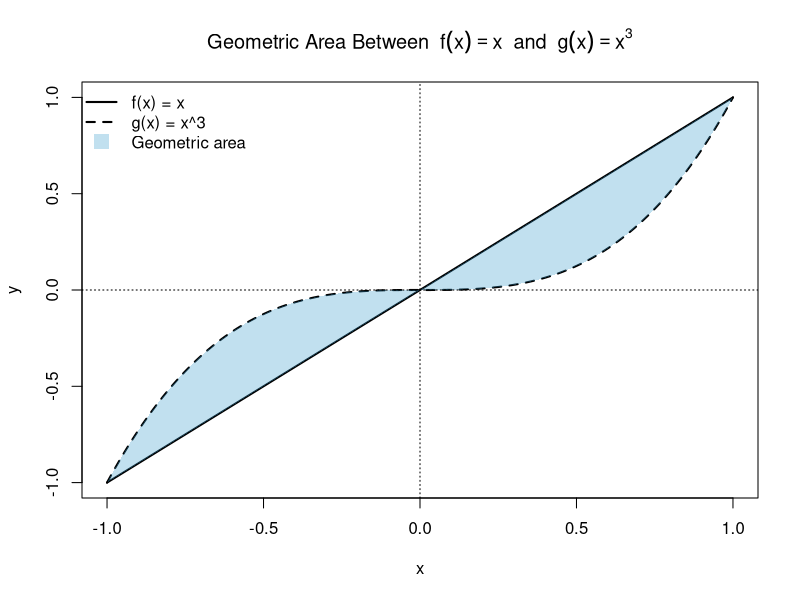
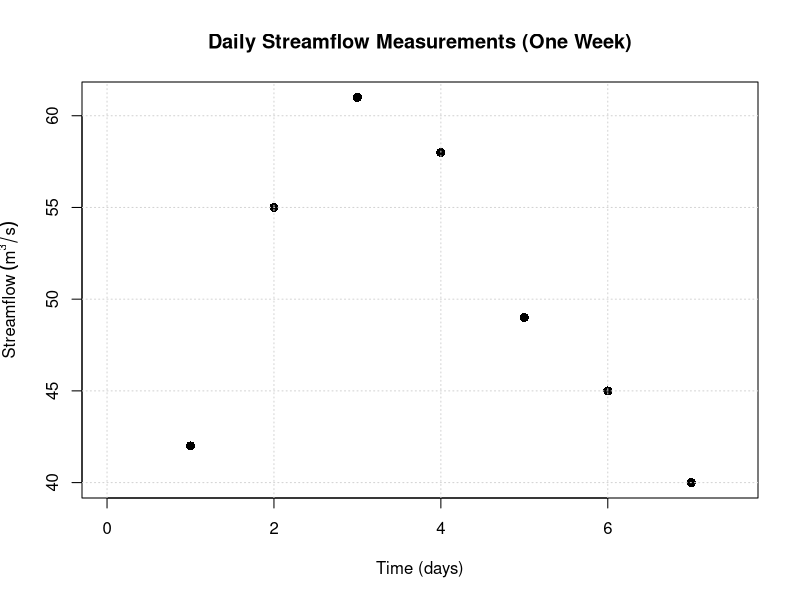
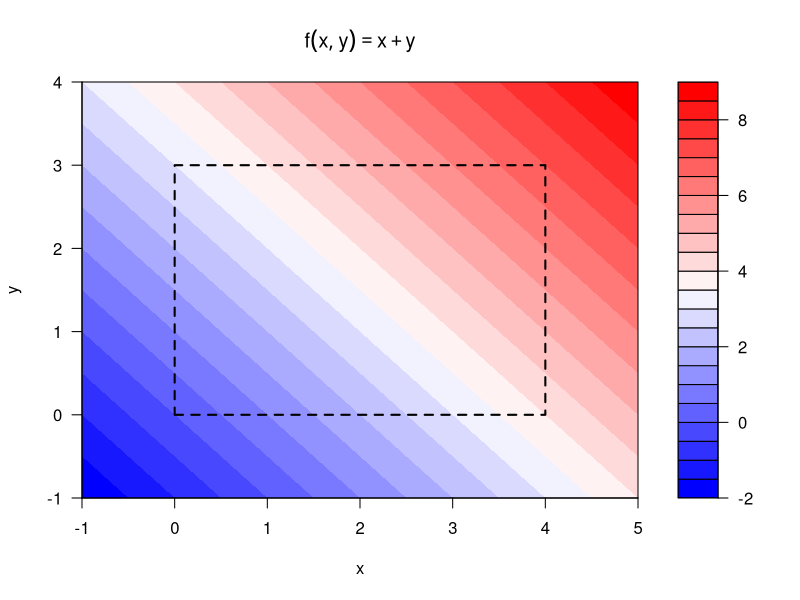
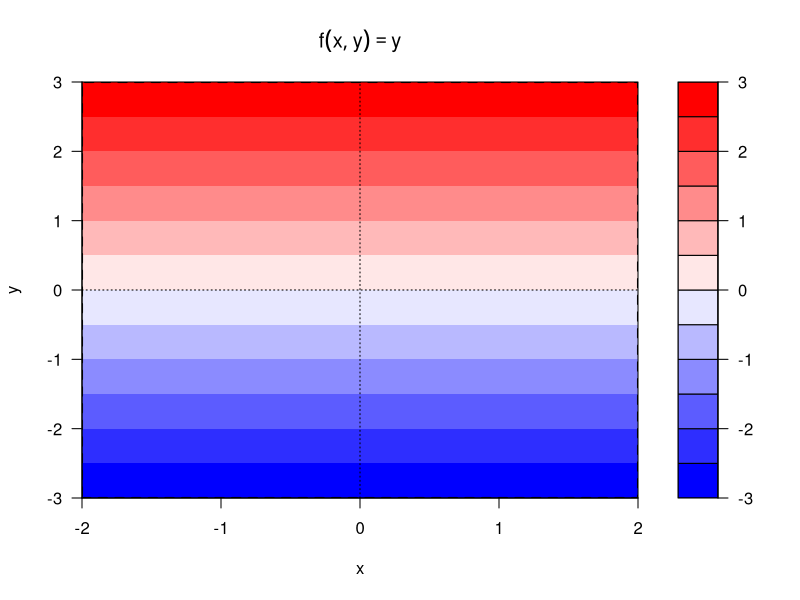
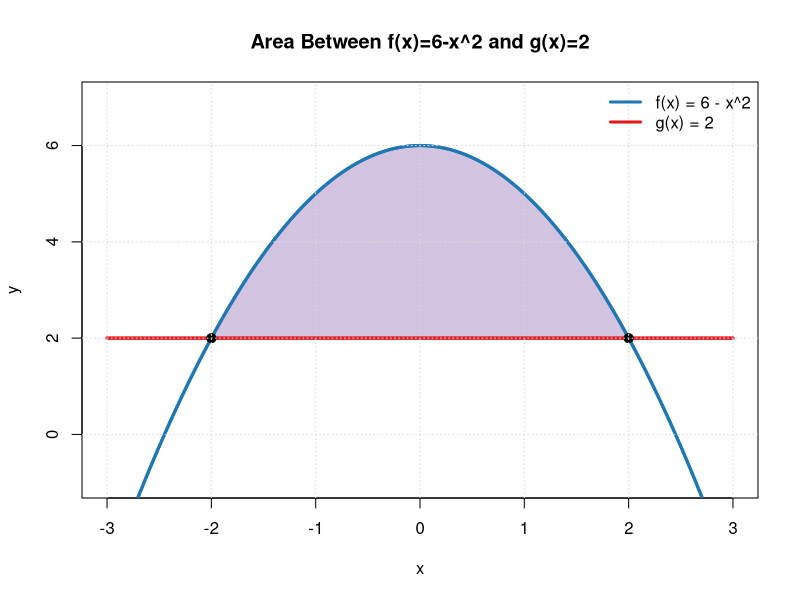
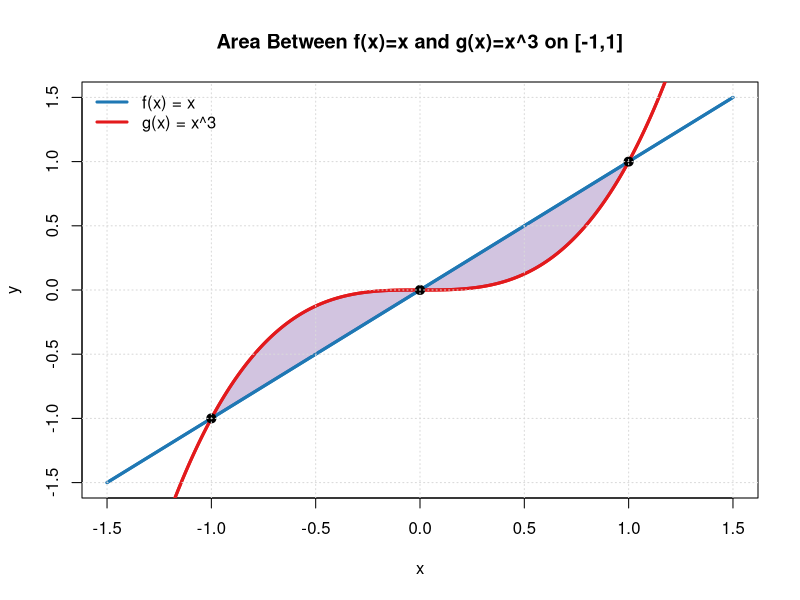
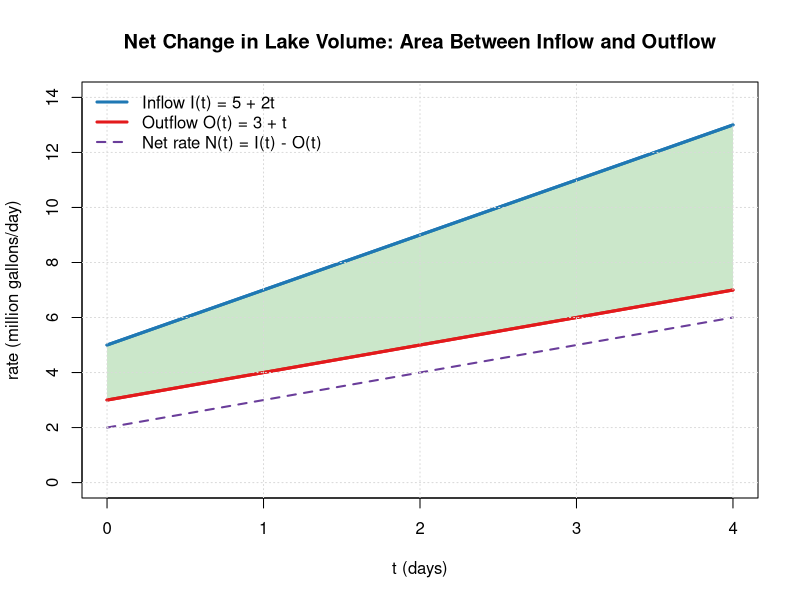
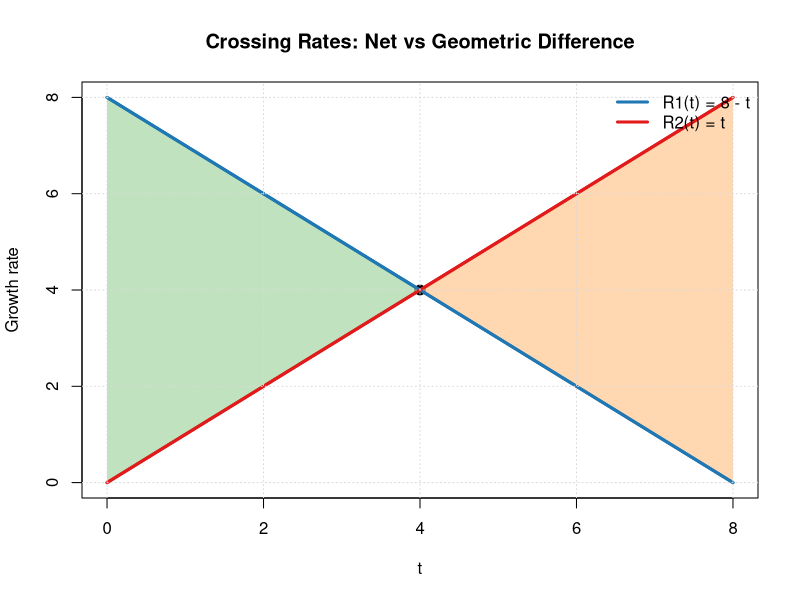

These figures' R source, in order:
## ---- chunk 1
# Plot the geometric area between f(x) = x and g(x) = x^3 on [-1, 1]

# Define the functions
f <- function(x) x
g <- function(x) x^3

# Create x values
x <- seq(-1, 1, length.out = 500)

# Evaluate functions
f_vals <- f(x)
g_vals <- g(x)

# Set up the plot
plot(
  x, f_vals,
  type = "l",
  lwd = 2,
  ylim = range(c(f_vals, g_vals)),
  xlab = "x",
  ylab = "y",
  main = expression("Geometric Area Between " ~ f(x) == x ~ " and " ~ g(x) == x^3)
)

# Add the second curve
lines(x, g_vals, lwd = 2, lty = 2)

# Shade area on [-1, 0]: g(x) is above f(x)
x_left <- seq(-1, 0, length.out = 250)
polygon(
  c(x_left, rev(x_left)),
  c(g(x_left), rev(f(x_left))),
  col = rgb(0.2, 0.6, 0.8, 0.3),
  border = NA
)

# Shade area on [0, 1]: f(x) is above g(x)
x_right <- seq(0, 1, length.out = 250)
polygon(
  c(x_right, rev(x_right)),
  c(f(x_right), rev(g(x_right))),
  col = rgb(0.2, 0.6, 0.8, 0.3),
  border = NA
)

# Add reference lines
abline(h = 0, lty = 3)
abline(v = 0, lty = 3)

# Add legend
legend(
  "topleft",
  legend = c("f(x) = x", "g(x) = x^3", "Geometric area"),
  lwd = c(2, 2, NA),
  lty = c(1, 2, NA),
  pch = c(NA, NA, 15),
  pt.cex = 2,
  col = c("black", "black", rgb(0.2, 0.6, 0.8, 0.3)),
  bty = "n"
)


## ---- chunk 2
# Small dataset: Daily streamflow over one week
# Points only, days labeled 1 through 7, x-axis starting at 0

# Data
day <- 1:7
Q <- c(42, 55, 61, 58, 49, 45, 40)  # m^3/s

streamflow_week <- data.frame(day = day, Q = Q)

# ---- Plot the data (points only) ----
plot(
  streamflow_week$day,
  streamflow_week$Q,
  type = "p",          # points only
  pch = 16,
  cex = 1.2,
  xlim = c(0, 7.5),    # start x-axis at 0
  xlab = "Time (days)",
  ylab = expression(Streamflow~(m^3/s)),
  main = "Daily Streamflow Measurements (One Week)"
)

# Add a light grid for readability
grid()

# Reference line at zero
abline(h = 0, lty = 3)


## ---- chunk 3
# Plot for the iterated integral
# ∫_0^4 [ ∫_0^3 (x + y) dy ] dx
# Visualizing f(x, y) = x + y over the rectangular region

# Define the region
x <- seq(-1, 5, length.out = 200)
y <- seq(-1, 4, length.out = 200)

grid <- expand.grid(x = x, y = y)

# Define the function
f <- function(x, y) {
  x + y
}

# Evaluate on the grid
z <- matrix(f(grid$x, grid$y), nrow = length(x), ncol = length(y))

# Filled contour plot
filled.contour(
  x, y, z,
  color.palette = colorRampPalette(c("blue", "white", "red")),
  xlab = "x",
  ylab = "y",
  main = expression(f(x, y) == x + y),
  plot.axes = {
    axis(1)
    axis(2)
    
    # Draw the integration region: 0 ≤ x ≤ 4, 0 ≤ y ≤ 3
    rect(
      xleft = 0, ybottom = 0,
      xright = 4, ytop = 3,
      lwd = 2,
      lty = 2,
      border = "black"
    )
  }
)

## ---- chunk 4
# Plot for f(x, y) = y over the symmetric region
# R = { (x, y) | -2 <= x <= 2, -3 <= y <= 3 }

# Create grid
x <- seq(-2, 2, length.out = 200)
y <- seq(-3, 3, length.out = 200)

grid <- expand.grid(x = x, y = y)

# Define the function
f <- function(x, y) {
  y
}

# Evaluate the function on the grid
z <- matrix(f(grid$x, grid$y), nrow = length(x), ncol = length(y))

# Filled contour plot
filled.contour(
  x, y, z,
  color.palette = colorRampPalette(c("blue", "white", "red")),
  xlab = "x",
  ylab = "y",
  main = expression(f(x, y) == y),
  plot.axes = {
    axis(1)
    axis(2)
    
    # Draw the boundary of the region R
    rect(
      xleft = -2, ybottom = -3,
      xright =  2, ytop =  3,
      lwd = 2,
      lty = 2,
      border = "black"
    )
    
    # Reference lines for symmetry
    abline(h = 0, v = 0, lty = 3)
  }
)

## ---- chunk 5
# Define functions
f <- function(x) 6 - x^2
g <- function(x) rep(2, length(x))

# x-grid
x_vals <- seq(-3, 3, length.out = 500)

# Plot f(x)
plot(x_vals, f(x_vals), type = "l",
     ylim = c(-1, 7),
     lwd = 3,
     col = "#1f78b4",          # blue
     xlab = "x", ylab = "y",
     main = "Area Between f(x)=6-x^2 and g(x)=2")

# Add g(x)
lines(x_vals, g(x_vals), lwd = 3, col = "#e31a1c")  # red

# Shade area between -2 and 2
x_fill <- seq(-2, 2, length.out = 500)
polygon(c(x_fill, rev(x_fill)),
        c(f(x_fill), rev(g(x_fill))),
        col = adjustcolor("#6a3d9a", alpha.f = 0.3),  # purple shading
        border = NA)

# Redraw curves on top so they stay crisp
lines(x_vals, f(x_vals), lwd = 3, col = "#1f78b4")
lines(x_vals, g(x_vals), lwd = 3, col = "#e31a1c")

# Mark intersection points
points(c(-2, 2), c(2, 2), pch = 19, col = "black", cex = 1.2)

# Light grid for readability
grid(col = "grey85")

legend("topright",
       legend = c("f(x) = 6 - x^2", "g(x) = 2"),
       col = c("#1f78b4", "#e31a1c"),
       lwd = 3,
       bty = "n")

## ---- chunk 6
# Define functions
f <- function(x) x
g <- function(x) x^3

# x-grid
x_vals <- seq(-1.5, 1.5, length.out = 500)

# Plot f(x)
plot(x_vals, f(x_vals), type = "l",
     lwd = 3,
     col = "#1f78b4",  # blue
     xlab = "x", ylab = "y",
     ylim = c(-1.5, 1.5),
     main = "Area Between f(x)=x and g(x)=x^3 on [-1,1]")

# Add g(x)
lines(x_vals, g(x_vals), lwd = 3, col = "#e31a1c")  # red

# Shade geometric area (split at 0)

# Left half: g(x) is on top
x_left <- seq(-1, 0, length.out = 300)
polygon(c(x_left, rev(x_left)),
        c(g(x_left), rev(f(x_left))),
        col = adjustcolor("#6a3d9a", alpha.f = 0.3),
        border = NA)

# Right half: f(x) is on top
x_right <- seq(0, 1, length.out = 300)
polygon(c(x_right, rev(x_right)),
        c(f(x_right), rev(g(x_right))),
        col = adjustcolor("#6a3d9a", alpha.f = 0.3),
        border = NA)

# Redraw curves for clarity
lines(x_vals, f(x_vals), lwd = 3, col = "#1f78b4")
lines(x_vals, g(x_vals), lwd = 3, col = "#e31a1c")

# Mark intersection points
points(c(-1, 0, 1), c(-1, 0, 1), pch = 19, cex = 1.2)

# Add light grid
grid(col = "grey85")

legend("topleft",
       legend = c("f(x) = x", "g(x) = x^3"),
       col = c("#1f78b4", "#e31a1c"),
       lwd = 3,
       bty = "n")

## ---- chunk 7
# Rates
I <- function(t) 5 + 2*t
O <- function(t) 3 + t
N <- function(t) I(t) - O(t)   # net rate

# Time grid
t_vals <- seq(0, 4, length.out = 400)

# Plot inflow and outflow
plot(t_vals, I(t_vals), type = "l",
     lwd = 3,
     col = "#1f78b4",  # blue
     ylim = c(0, 14),
     xlab = "t (days)",
     ylab = "rate (million gallons/day)",
     main = "Net Change in Lake Volume: Area Between Inflow and Outflow")

lines(t_vals, O(t_vals), lwd = 3, col = "#e31a1c")  # red

# Shade area between curves on [0,4]
t_fill <- seq(0, 4, length.out = 400)
polygon(c(t_fill, rev(t_fill)),
        c(I(t_fill), rev(O(t_fill))),
        col = adjustcolor("#33a02c", alpha.f = 0.25),  # green shading
        border = NA)

# Re-draw curves on top
lines(t_vals, I(t_vals), lwd = 3, col = "#1f78b4")
lines(t_vals, O(t_vals), lwd = 3, col = "#e31a1c")

# Add net rate as dashed line (secondary visual cue)
lines(t_vals, N(t_vals), lwd = 2, lty = 2, col = "#6a3d9a")  # purple dashed

# Add light grid
grid(col = "grey85")

legend("topleft",
       legend = c("Inflow I(t) = 5 + 2t",
                  "Outflow O(t) = 3 + t",
                  "Net rate N(t) = I(t) - O(t)"),
       col = c("#1f78b4", "#e31a1c", "#6a3d9a"),
       lwd = c(3, 3, 2),
       lty = c(1, 1, 2),
       bty = "n")

## ---- chunk 8
# Growth rates
R1 <- function(t) 8 - t
R2 <- function(t) t

# Time grid
t_vals <- seq(0, 8, length.out = 500)

# Plot curves
plot(t_vals, R1(t_vals), type = "l",
     lwd = 3,
     col = "#1f78b4",  # blue
     ylim = c(0, 8),
     xlab = "t",
     ylab = "Growth rate",
     main = "Crossing Rates: Net vs Geometric Difference")

lines(t_vals, R2(t_vals), lwd = 3, col = "#e31a1c")  # red

# Crossing point at t = 4
points(4, 4, pch = 19, cex = 1.3)

# Shade region where R1 > R2 (0 to 4)
t_left <- seq(0, 4, length.out = 300)
polygon(c(t_left, rev(t_left)),
        c(R1(t_left), rev(R2(t_left))),
        col = adjustcolor("#33a02c", alpha.f = 0.3),
        border = NA)

# Shade region where R2 > R1 (4 to 8)
t_right <- seq(4, 8, length.out = 300)
polygon(c(t_right, rev(t_right)),
        c(R2(t_right), rev(R1(t_right))),
        col = adjustcolor("#ff7f00", alpha.f = 0.3),
        border = NA)

# Redraw curves on top
lines(t_vals, R1(t_vals), lwd = 3, col = "#1f78b4")
lines(t_vals, R2(t_vals), lwd = 3, col = "#e31a1c")

# Light grid
grid(col = "grey85")

# Legend (curves only)
legend("topright",
       legend = c("R1(t) = 8 - t",
                  "R2(t) = t"),
       col = c("#1f78b4", "#e31a1c"),
       lwd = 3,
       bty = "n")

## ---- chunk 9
# Define functions
f <- function(x) -x^2 - 1
g <- function(x) rep(-3, length(x))

# Intersection points: -x^2 - 1 = -3  →  x^2 = 2 → x = ±sqrt(2)
a <- sqrt(2)

# x-grid
x_vals <- seq(-2, 2, length.out = 500)

# Plot f(x)
plot(x_vals, f(x_vals), type = "l",
     lwd = 3,
     col = "#1f78b4",   # blue
     ylim = c(-4, 1),
     xlab = "x",
     ylab = "y",
     main = "Geometric Area Between Two Negative Functions")

# Add g(x)
lines(x_vals, g(x_vals), lwd = 3, col = "#e31a1c")  # red

# Shade area between curves from -sqrt(2) to sqrt(2)
x_fill <- seq(-a, a, length.out = 400)
polygon(c(x_fill, rev(x_fill)),
        c(f(x_fill), rev(g(x_fill))),
        col = adjustcolor("#33a02c", alpha.f = 0.3),  # green shading
        border = NA)

# Redraw curves for clarity
lines(x_vals, f(x_vals), lwd = 3, col = "#1f78b4")
lines(x_vals, g(x_vals), lwd = 3, col = "#e31a1c")

# Mark intersection points
points(c(-a, a), c(-3, -3), pch = 19, cex = 1.3)

# Add light grid
grid(col = "grey85")

# Legend (curves only)
legend("topright",
       legend = c("f(x) = -x^2 - 1",
                  "g(x) = -3"),
       col = c("#1f78b4", "#e31a1c"),
       lwd = 3,
       bty = "n")

## ---- chunk 10
library(ggplot2)

# Surface function
f <- function(x, y) 4 - x - y

# Grid over region R: 0 <= x <= 2, 0 <= y <= 1
x_vals <- seq(0, 2, length.out = 200)
y_vals <- seq(0, 1, length.out = 200)
grid <- expand.grid(x = x_vals, y = y_vals)
grid$value <- with(grid, f(x, y))

# Heatmap of f(x,y) over region R
ggplot(grid, aes(x = x, y = y, fill = value)) +
  geom_raster(interpolate = TRUE) +
  coord_fixed() +
  scale_fill_gradient2(
    low = "#2c7bb6",     # cold blue
    mid = "white",
    high = "#d7191c",    # hot red
    midpoint = mean(grid$value),
    name = "f(x, y)"
  ) +
  labs(
    title = "Surface f(x, y) = 4 - x - y over Region R",
    x = "x",
    y = "y"
  ) +
  theme_minimal(base_size = 14)


## ---- chunk 11
library(ggplot2)

# Concentration function
C <- function(x, y) x - y

# Grid over the square: 0 <= x <= 2, 0 <= y <= 2
x_vals <- seq(0, 2, length.out = 250)
y_vals <- seq(0, 2, length.out = 250)
grid <- expand.grid(x = x_vals, y = y_vals)
grid$value <- with(grid, C(x, y))

# Heatmap of C(x,y) over the square region
ggplot(grid, aes(x = x, y = y, fill = value)) +
  geom_raster(interpolate = TRUE) +
  coord_fixed() +
  scale_fill_gradient2(
    low = "#2c7bb6",     # cold blue
    mid = "white",
    high = "#d7191c",    # hot red
    midpoint = 0,        # important: zero-centered for cancellation
    name = "C(x, y)"
  ) +
  labs(
    title = "Pollutant Concentration C(x, y)",
    x = "x",
    y = "y"
  ) +
  theme_minimal(base_size = 14)

## ---- chunk 12
library(ggplot2)

# Function
f <- function(x, y) x^2 - y

# Grid covering the full rectangle
x_vals <- seq(0, 2, length.out = 300)
y_vals <- seq(0, 4, length.out = 300)
grid <- expand.grid(x = x_vals, y = y_vals)

# Keep only region R: 0 <= y <= x^2
grid <- subset(grid, y >= 0 & y <= x^2)
grid$value <- with(grid, f(x, y))

# Boundary curve y = x^2
boundary <- data.frame(
  x = seq(0, 2, length.out = 400)
)
boundary$y <- boundary$x^2

# Plot
ggplot(grid, aes(x = x, y = y, fill = value)) +
  geom_raster(interpolate = TRUE) +
  geom_line(data = boundary,
            aes(x = x, y = y),
            inherit.aes = FALSE,   # <-- prevents fill=value from being inherited
            color = "black",
            linetype = "dashed",
            linewidth = 1) +
  coord_fixed() +
  scale_fill_gradient2(
    low = "#2c7bb6",
    mid = "white",
    high = "#d7191c",
    midpoint = 0,
    name = "f(x, y)"
  ) +
  labs(
    title = "f(x, y) = x^2 - y",
    x = "x",
    y = "y"
  ) +
  theme_minimal(base_size = 14)

## ---- chunk 13
